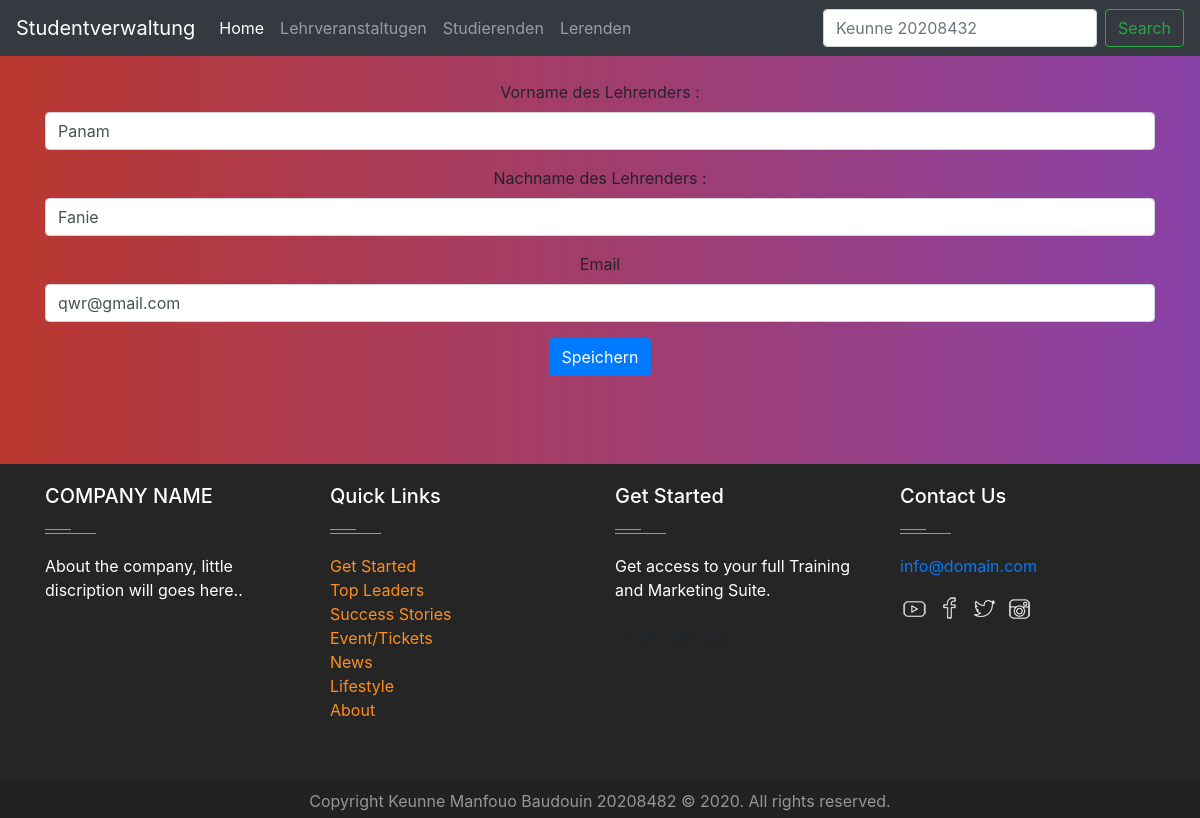
Screenshot of /lehrender/edit/4 with the database file from the repository.
### Studentverwaltung/models.py (models this page shows, shortened)
class Lehrender(models.Model):
    vorname = models.CharField(max_length=30)
    nachname = models.CharField(max_length=30)
    email = models.CharField(max_length=30, default='null')

### Studentverwaltung/views.py (the view)
# urls.py: path('lehrender/edit/<int:pk>', lehrender_details, name ='edit_lehrender'),
def lehrender_details(request, pk=None):
    if pk:
        lehrender = Lehrender.objects.get(pk=pk)
    else:
        lehrender = Lehrender()
    if request.method == 'POST':
        form = LehrenderForm(request.POST, instance=lehrender)
        if form.is_valid():
            form.save()
            messages.success(request, 'Der Lehrende wurde erfolgreich gespeichert')
            return HttpResponseRedirect(reverse_lazy('lehrenden_list'))
    else:
        form = LehrenderForm(instance=lehrender)
    return render(request, 'lehrender_details.html', {'page_title': 'Lehrender hinzufügen',
                                                      'form': form})

### Studentverwaltung/forms.py
class LehrenderForm(ModelForm):
    class Meta:
        model = Lehrender
        exclude = ()
        labels = {'vorname' : 'Vorname des Lehrenders :',
                  'nachname' : 'Nachname des Lehrenders : ',}

### templates/lehrender_details.html (shortened to what this page needs)
{% extends 'base.html' %}
{% load bootstrap4 %}
{% block content %}
    <form action="" enctype="multipart/form-data" method="post" class="form">
        {% bootstrap_form form %}
        <button type="submit" class="btn btn-primary">Speichern</button>
    </form>
{% endblock %}

### static/css/file.css (style rules this page uses)
body { overflow-x: hidden; background: linear-gradient(to left,#8942a8, #ba382f); }
.btn { background-color: #ff8d1e; color:#fff; }

### rows the page displays
Lehrender: vorname "Panam", nachname "Fanie", email "qwr@gmail.com"
